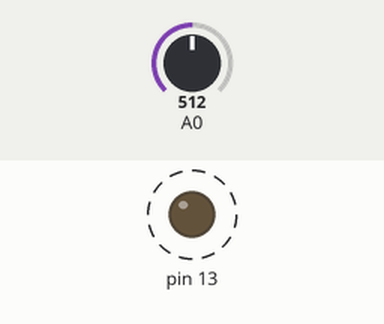
Simulated run of this sketch. Board: Arduino Uno, built with avr-gcc and run on an emulated ATmega328P. Shown: output pins drawn as LEDs (lit = HIGH). Dashed ring = blinking. The test bench sets the inputs (shaded band); at power-on: A0 = 512.

Above: at 1.8 s.
1.9 s: A0 set to 0
At 2.8 s:
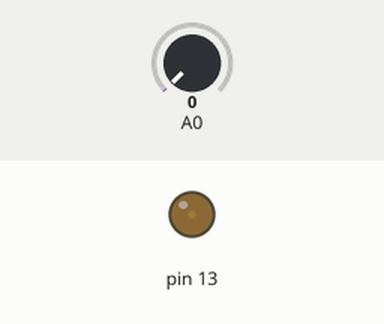
3.6 s: A0 set to 122
At 3.9 s:
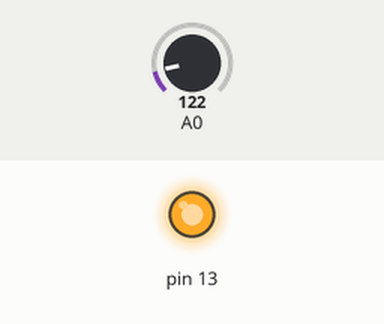
Timing chart, 0 to 13.1 s (numbered marks = the images above; inputs shaded):
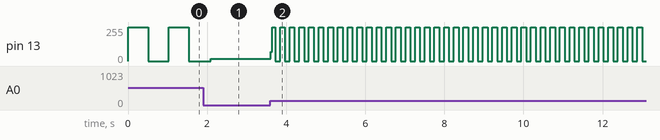

The sketch:

PotentioMeter_code.ino
```cpp
int sensorValue = 0;
void setup()
{
  pinMode(A0, INPUT);
  pinMode(13, OUTPUT);
}

void loop()
{
  sensorValue = analogRead(A0);
  digitalWrite(13, HIGH);
  delay(sensorValue); // Wait for 1000 millisecond(s)
  digitalWrite(13, LOW);
  delay(sensorValue); // Wait for 1000 millisecond(s)
}
```

Measured:
- after the input at 3.6 s, pin 13: 16/255 → 68/255 at once, then moves between 0/255 and 255/255, repeating every 0.24 s
- by itself, pin 13: alternates 255/255 for 0.51 s and 0/255 for 0.51 s
